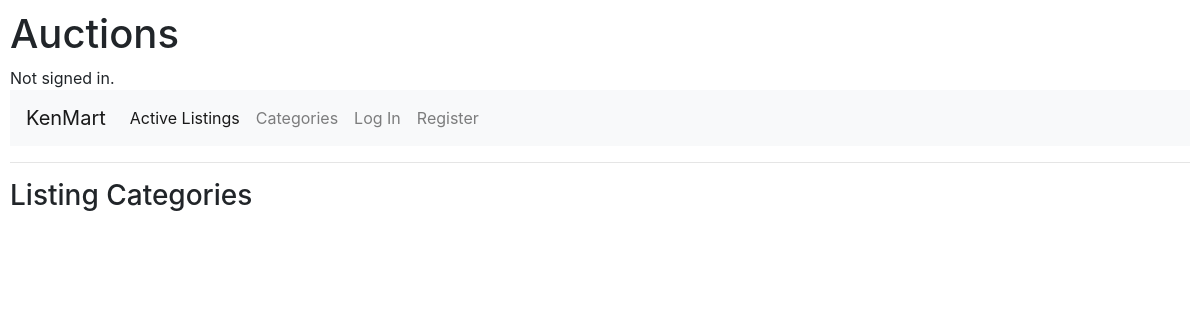
/categories, run on an earlier commit of the app's database.
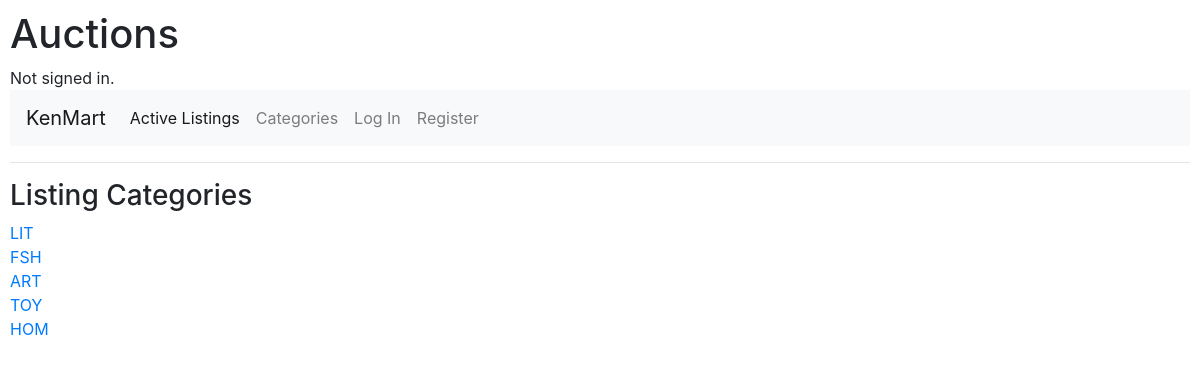
And on a later commit of the database.
### auctions/models.py (models this page shows, shortened)
class Listing(models.Model):
    class Categories(models.TextChoices):
        FASHION = 'FSH', _('Fashion')
        TOYS = 'TOY', _('Toys')
        ELECTRONICS = 'ELC', _('Electronics')
        HOME = 'HOM', _('Home')
        ART = 'ART', _('Art')
        LITERATURE = 'LIT', _('Literature')
    listing_id   = models.AutoField(primary_key=True)
    listing_cat  = models.CharField(max_length=20, choices=Categories.choices, default=Categories.HOME)
    listing_name = models.CharField(max_length=100)
    description  = models.CharField(max_length=200, default="please provide a description")
    close_date   = models.DateTimeField(default=now_plus_7())
    starting_bid = models.DecimalField(max_digits=8, decimal_places=2, default=0.00)
    listing_img  = models.ImageField(upload_to='images/', null=True, blank=True)
    listings = models.Manager()

### auctions/views.py (the view)
# urls.py: path("categories", views.categories, name='categories'),
def categories(request):
    categories = Listing.listings.all()
    dist_cats = []
    for listing in categories:
        if listing.listing_cat not in dist_cats:
            dist_cats.append(listing.listing_cat)
    return render(request, "auctions/categories.html", {
        'categories': dist_cats
    })

### auctions/templates/auctions/categories.html
{% extends "auctions/layout.html" %}
{% block body%}
<h3>Listing Categories</h3>
{% for category in categories%}
    <div class="row col-3 text-center">
        <a href="/{{category}}">{{category}}</a>
    </div>
{% endfor %}
{% endblock body%}

### auctions/templates/auctions/layout.html (shortened to what this page needs)
{% load static %}
<!DOCTYPE html>
<html lang="en">
    <head>
        <link rel="stylesheet" href="https://stackpath.bootstrapcdn.com/bootstrap/4.4.1/css/bootstrap.min.css">
        <link href="{% static 'auctions/styles.css' %}" rel="stylesheet">
    </head>
    <body>
        <h1>Auctions</h1>
        <div>
            {% if user.is_authenticated %}
                Signed in as <strong>{{ user.username }}</strong>.
            {% else %}
                Not signed in.
            {% endif %}
        </div>
        <nav class="navbar navbar-expand-lg navbar-light bg-light">
            <a class="navbar-brand" href="{% url 'index' %}" >KenMart</a>
            <div class="collapse navbar-collapse" id="navbarNav">
              <ul class="navbar-nav">
                <li class="nav-item active">
                  <a class="nav-link" href="{% url 'index' %}">Active Listings<span class="sr-only">(current)</span></a>
                </li>
                <li class="nav-item">
                    <a class="nav-link" href="{% url 'categories' %}">Categories</a>
                </li>
                {% if user.is_authenticated %}
                    <li class="nav-item">
                        <a class="nav-link" href="{% url 'add_listing' %}">Create Listing</a>
                    </li>
                    <li class="nav-item">
                        <a class="nav-link" href="{% url 'index' %}">Watch List</a>
                    </li>
                    <li class="nav-item">
                        <a class="nav-link" href="{% url 'logout' %}">Log Out</a>
                    </li>
                    <li class="nav-item">
                        <a class="nav-link disabled" href="#">Disabled</a>
                    </li>
                {% else %}
                    <li class="nav-item">
                        <a class="nav-link" href="{% url 'login' %}">Log In</a>
                    </li>
                    <li class="nav-item">
                        <a class="nav-link" href="{% url 'register' %}">Register</a>
                    </li>
                {% endif %}
              </ul>
            </div>
          </nav>
        <hr>
        {% block body %}
        {% endblock %}
    </body>
</html>

### auctions/static/auctions/styles.css (style rules this page uses)
body { padding: 10px; }

What changed in the data, as far as the page shows it:
added Listing: categories "LIT"
added Listing: categories "FSH"
added Listing: categories "ART"
added Listing: categories "TOY"
added Listing: categories "HOM"
